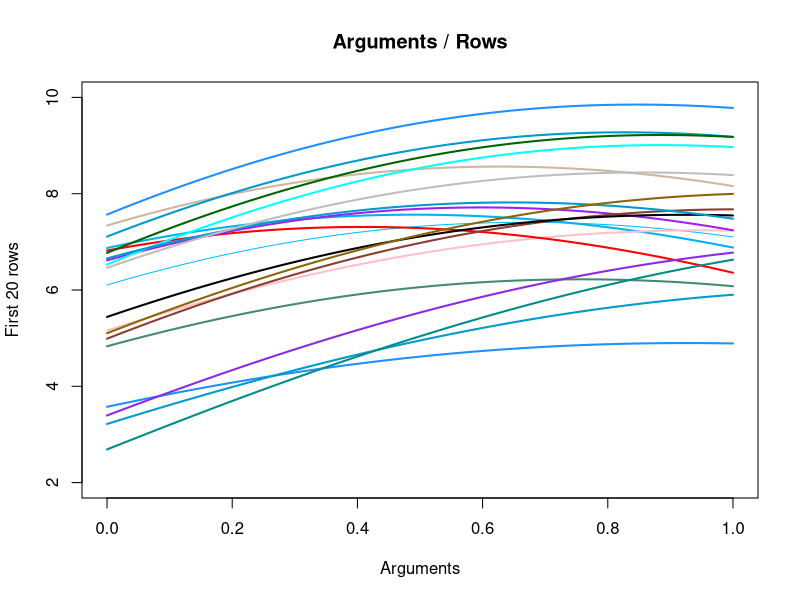

Recreate this plot in R.

#-- Provided Code
set.seed(10) #initialize pseudo random generator for reproducibility
n<-3000; p=100
basis_functions<-list(sin, cos, dnorm, pnorm)
arguments<-seq(from=0, to=1, length=p)
function_values<-matrix(data=0, nrow=length(basis_functions), ncol=length(arguments))
for (i in 1:length(basis_functions)) function_values[i,]<-basis_functions[[i]](arguments)
random_coefficients<-matrix(data=0, nrow=n, ncol=length(basis_functions))
random_coefficients[,]<-rnorm(nrow(random_coefficients)*ncol(random_coefficients), mean=3, sd=1)
X<-random_coefficients%*%function_values
#-- Provided code ends here

plot(x = arguments, y = X[1,], ylim=c(2, 10), type='l', col = "deepskyblue"
     , xlab = "Arguments", ylab = "First 20 rows", main = "Arguments / Rows")
lines(y = X[2,], type = 'l', x = arguments, col = "aquamarine4", lwd=2)
lines(y = X[3,], type = 'l', x = arguments, col = "deepskyblue2", lwd=2)
lines(y = X[4,], type = 'l', x = arguments, col = "bisque3",lwd=2)
lines(y = X[5,], type = 'l', x = arguments, col = "deepskyblue3",lwd=2)
lines(y = X[6,], type = 'l', x = arguments, col = "dodgerblue",lwd=2)
lines(y = X[7,], type = 'l', x = arguments, col = "dodgerblue1",lwd=2)
lines(y = X[8,], type = 'l', x = arguments, col = "pink",lwd=2)
lines(y = X[9,], type = 'l', x = arguments, col = "red",lwd=2)
lines(y = X[10,], type = 'l', x = arguments, col = "purple",lwd=2)
lines(y = X[11,], type = 'l', x = arguments, col = "cyan",lwd=2)
lines(y = X[12,], type = 'l', x = arguments, col = "blueviolet",lwd=2)
lines(y = X[13,], type = 'l', x = arguments, col = "deepskyblue3",lwd=2)
lines(y = X[14,], type = 'l', x = arguments, col = "coral4",lwd=2)
lines(y = X[15,], type = 'l', x = arguments, col = "darkgreen",lwd=2)
lines(y = X[16,], type = 'l', x = arguments, col = "black",lwd=2)
lines(y = X[17,], type = 'l', x = arguments, col = "deepskyblue3",lwd=2)
lines(y = X[18,], type = 'l', x = arguments, col = "grey",lwd=2)
lines(y = X[19,], type = 'l', x = arguments, col = "darkcyan",lwd=2)
lines(y = X[20,], type = 'l', x = arguments, col = "darkgoldenrod4",lwd=2)
#--------------------------------
#part a ends here
#--------------------------------

#-- Transposing matrix X
y <- t(X)%*%X
dim(y)

vectorY <- eigen(y)

diff(vectorY$values)